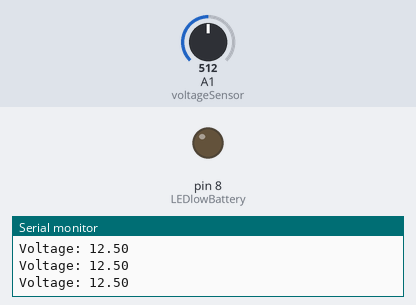
A sketch run on a simulated Arduino Uno, built with avr-gcc and run on an emulated ATmega328P. Shown: output pins drawn as LEDs (lit = HIGH), the last lines printed to the serial monitor. The inputs (shaded band) are chosen by the test bench; at power-on: A1 (voltageSensor) = 512.

Above: at 1.3 s.
1.4 s: A1 (voltageSensor) set to 422
2.9 s: A1 (voltageSensor) set to 392
At 4.2 s:
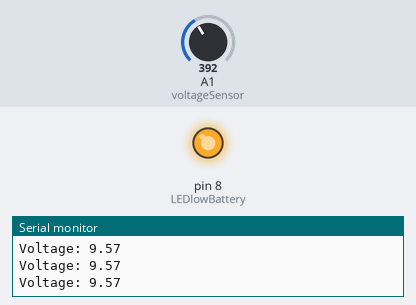
4.5 s: A1 (voltageSensor) set to 511
At 5.5 s:
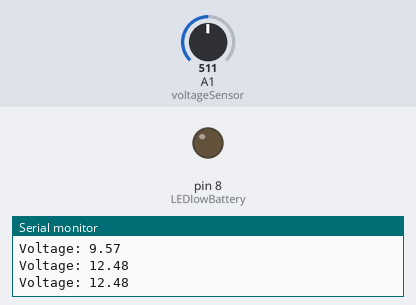
6.0 s: A1 (voltageSensor) set to 306
At 6.7 s:
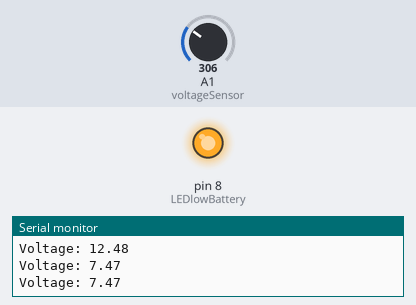
Timing chart, 0 to 8.5 s (numbered marks = the images above; inputs shaded):
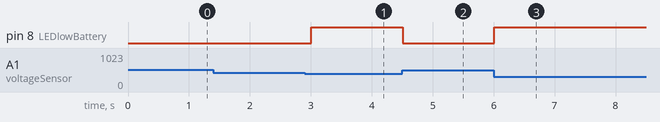

Measured:
- the behaviour switches between 410 and 409 on A1 (voltageSensor) (found by bisection; images 0 and 1)
- after the input at 2.9 s, pin 8 (LEDlowBattery): LOW → HIGH after 0.10 s
- after the input at 4.5 s, pin 8 (LEDlowBattery): HIGH → LOW at once
- after the input at 6.0 s, pin 8 (LEDlowBattery): LOW → HIGH at once

The sketch:

VoltageSensor.ino
```cpp
/* Krystal Bernal
 * Last Updated: 11/10/17
 *
 * This program reads battery voltage from a voltage sensor and lights up an LED if the battery is too low
 *
*/
#define LEDlowBattery 8
#define voltageSensor A1

void setup() {
  pinMode(voltageSensor, INPUT);
  pinMode(LEDlowBattery, OUTPUT);
  digitalWrite(LEDlowBattery, LOW);
  Serial.begin(9600);
}
void loop() {
  checkVoltage();
  delay(500);
}

void checkVoltage(){
  float batteryLimit = 10;
  int voltageRaw = analogRead(voltageSensor);
  //values of the onboard resistors
  float R1 = 30000.0;
  float R2 = 7500.0;
  //5:1 converstion ratio
  float vOut = (voltageRaw * 5.0) / 1024.0;
  float vIn = vOut / (R2 / (R1 + R2));

  Serial.print("Voltage: ");
  Serial.println(vIn, 2);

  if (vIn < batteryLimit){
    digitalWrite(LEDlowBattery, HIGH);
  }else{
    digitalWrite(LEDlowBattery, LOW);
  }
}
```
